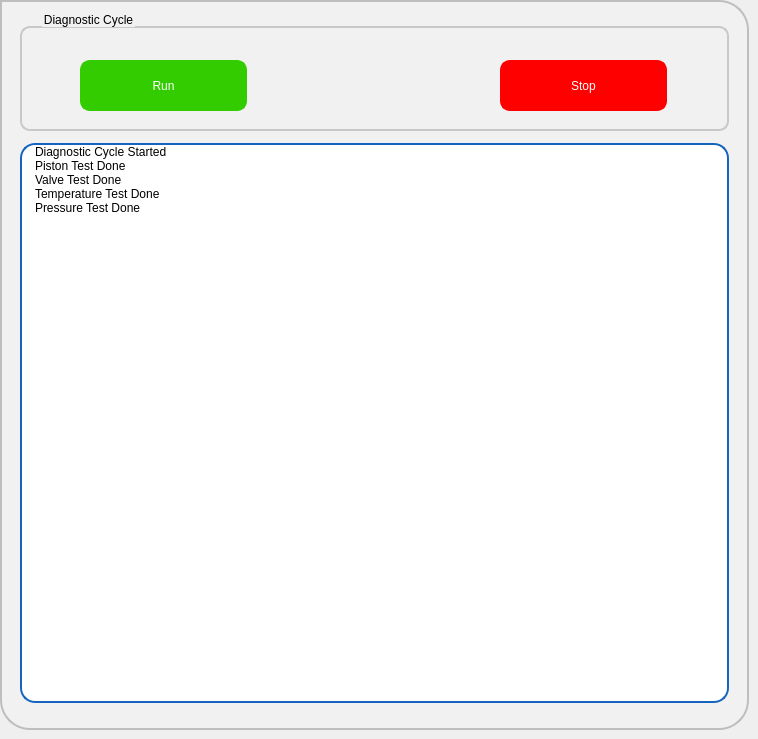
   <widget class="QWidget" name="tab_4">
    <attribute name="title">
     <string>Diagnostic</string>
    </attribute>
    <widget class="QFrame" name="frame_4">
     <property name="geometry">
      <rect>
       <x>0</x>
       <y>0</y>
       <width>749</width>
       <height>730</height>
      </rect>
     </property>
     <property name="styleSheet">
      <string notr="true">background-color: rgb(241, 241, 241);
	 border: 2px solid #C4C4C3;
    border-bottom-color: #C2C7CB; /* same as the pane color */
    border-bottom-left-radius: 30px;
border-bottom-right-radius: 30px;
    border-top-right-radius: 30px;
color: rgb(0, 0, 0);
font: 75 16pt &quot;Roboto Medium&quot;;
border-color:  rgb(190, 190, 190);



</string>
     </property>
     <property name="frameShape">
      <enum>QFrame::StyledPanel</enum>
     </property>
     <property name="frameShadow">
      <enum>QFrame::Raised</enum>
     </property>
     <widget class="QGroupBox" name="groupBox_3">
      <property name="geometry">
       <rect>
        <x>20</x>
        <y>10</y>
        <width>709</width>
        <height>121</height>
       </rect>
      </property>
      <property name="styleSheet">
       <string notr="true">QGroupBox {
    border: 2px solid  rgb(200, 200, 200);
    border-radius: 10px;
    margin-top: 16px; /* leave space at the top for the title */
    padding : 0px;

}

QGroupBox::title {
    subcontrol-origin: padding;
    subcontrol-position: top left ; /* position at the top center */
    left : 20px;
    top : -15px;
}</string>
      </property>
      <property name="title">
       <string>Diagnostic Cycle</string>
      </property>
      <widget class="QPushButton" name="pbRun">
       <property name="geometry">
        <rect>
         <x>60</x>
         <y>50</y>
         <width>167</width>
         <height>51</height>
        </rect>
       </property>
       <property name="focusPolicy">
        <enum>Qt::ClickFocus</enum>
       </property>
       <property name="styleSheet">
        <string notr="true">QPushButton{
background-color: rgb(51, 204, 0);
border-width: 2px;
border-color: rgb(51, 204, 0);
border-style: solid;
border-radius: 10;
color: rgb(255, 255, 255);
font: 75 16pt &quot;Roboto Medium&quot;;
}
QPushButton:disabled { 
background-color: rgb(204, 244, 198);
border-width: 2px;
border-color: rgb(127, 143, 127);
border-style: solid;
border-radius: 10;
color: rgb(0, 0, 0);
font: 75 16pt &quot;Roboto Medium&quot;;
}
QPushButton:pressed {
background-color: rgb(24, 163, 3);
border-width: 2px;
border-color: rgb(24, 163, 3);
border-style: solid;
border-radius: 10;
color: rgb(255, 255, 255);
font: 75 16pt &quot;Roboto Medium&quot;;
}
QPushButton:down {
background-color: rgb(24, 163, 3);
border-width: 2px;
border-color: rgb(24, 163, 3);
border-style: solid;
border-radius: 10;
color: rgb(0, 0, 0);
font: 75 16pt &quot;Roboto Medium&quot;;
}
QPushButton:default {
background-color: rgb(241, 241, 241);
border-width: 2px;
border-color: rgb(21, 100, 192);
border-style: solid;
border-radius: 10;
color: rgb(0, 0, 0);
font: 75 16pt &quot;Roboto Medium&quot;;
}
</string>
       </property>
       <property name="text">
        <string>Run</string>
       </property>
      </widget>
      <widget class="QPushButton" name="pbStop">
       <property name="geometry">
        <rect>
         <x>480</x>
         <y>50</y>
         <width>167</width>
         <height>51</height>
        </rect>
       </property>
       <property name="focusPolicy">
        <enum>Qt::ClickFocus</enum>
       </property>
       <property name="styleSheet">
        <string notr="true">QPushButton{
background-color: red;
border-width: 2px;
border-color: red;
border-style: solid;
border-radius: 10;
color: rgb(255, 255, 255);
font: 75 16pt &quot;Roboto Medium&quot;;
}
QPushButton:disabled { 
background-color: rgb(255, 174, 171);
border-width: 2px;
border-color: rgb(127, 143, 127);
border-style: solid;
border-radius: 10;
color: rgb(0, 0, 0);
font: 75 16pt &quot;Roboto Medium&quot;;
}
QPushButton:pressed {
background-color: rgb(194, 54, 11);
border-width: 2px;
border-color: rgb(194, 54, 11);
border-style: solid;
border-radius: 10;
color: rgb(255, 255, 255);
font: 75 16pt &quot;Roboto Medium&quot;;
}
QPushButton:down {
background-color: rgb(24, 163, 3);
border-width: 2px;
border-color: rgb(24, 163, 3);
border-style: solid;
border-radius: 10;
color: rgb(0, 0, 0);
font: 75 16pt &quot;Roboto Medium&quot;;
}
QPushButton:default {
background-color: rgb(241, 241, 241);
border-width: 2px;
border-color: rgb(21, 100, 192);
border-style: solid;
border-radius: 10;
color: rgb(0, 0, 0);
font: 75 16pt &quot;Roboto Medium&quot;;
}</string>
       </property>
       <property name="text">
        <string>Stop</string>
       </property>
      </widget>
     </widget>
     <widget class="QListWidget" name="lwStatus">
      <property name="geometry">
       <rect>
        <x>20</x>
        <y>143</y>
        <width>709</width>
        <height>560</height>
       </rect>
      </property>
      <property name="focusPolicy">
       <enum>Qt::ClickFocus</enum>
      </property>
      <property name="contextMenuPolicy">
       <enum>Qt::NoContextMenu</enum>
      </property>
      <property name="styleSheet">
       <string notr="true">QListWidget {
   border: 2px solid rgb(21, 100, 192);
   border-radius: 15px;
   background-color: rgb(255, 255, 255);
   color: rgb(0, 0, 0);
   font: 75 16pt &quot;Roboto Medium&quot;;
   /*border-bottom-right-radius: 15px;*/
  padding-left:10px;

}

QListWidget QAbstractItemView {
   border: 2px solid darkgray;
   font: 75 16pt &quot;Roboto Medium&quot;;
   border-radius: 15px;
   background-color: rgb(255, 255, 255);
}

QListWidget::item::selected {
 /*  background-color:  rgb(21, 100, 192);
   color:  rgb(255, 255, 255); */
   background-color: rgb(255, 255, 255);
   color: rgb(0, 0, 0);
}

QListWidget::item::hover {
/*
   background-color:  rgb(21, 100, 192);
   color:  rgb(255, 255, 255);
*/
   background-color: rgb(255, 255, 255);
   color: rgb(0, 0, 0);
}

/*  vertical */
QScrollBar:vertical {
     border: 0px solid  rgb(21, 100, 192);
     background:  rgb(230,230,230);
     width: 41px;
	 margin: 50px 0 50px 0;
     border-left: 2px solid  rgb(182, 182, 182);
     border-radius: 0px;
 }

 QScrollBar::handle:vertical {
     background:  rgb(182, 182, 182);
     min-height: 20px;
 }

 QScrollBar::add-line:vertical {
     border: 0px solid grey;
     background:  rgb(230,230,230);
     height: 50px;
     subcontrol-position: bottom;
     subcontrol-origin: margin;
 }

 QScrollBar::sub-line:vertical {
     border: 0px solid grey;
     background:  rgb(230,230,230);
     height: 50px;
     subcontrol-position: top;
     subcontrol-origin: margin;
 }

 QScrollBar::up-arrow:vertical {
     width: 41px;
     height: 50px;
     background-image: url(:/images/icons/cuparrow.png);
}

QScrollBar::down-arrow:vertical {
     width: 41px;
      height: 50px;
      background-image: url(:/images/icons/cdownarrow.png);
 }

 QScrollBar::add-page:vertical, QScrollBar::sub-page:vertical {
      background: none;
 }
</string>
      </property>
      <property name="verticalScrollBarPolicy">
       <enum>Qt::ScrollBarAsNeeded</enum>
      </property>
      <property name="horizontalScrollBarPolicy">
       <enum>Qt::ScrollBarAlwaysOff</enum>
      </property>
      <property name="isWrapping" stdset="0">
       <bool>false</bool>
      </property>
      <property name="wordWrap">
       <bool>false</bool>
      </property>
      <item>
       <property name="text">
        <string>Diagnostic Cycle Started</string>
       </property>
      </item>
      <item>
       <property name="text">
        <string>Piston Test Done</string>
       </property>
      </item>
      <item>
       <property name="text">
        <string>Valve Test Done</string>
       </property>
      </item>
      <item>
       <property name="text">
        <string>Temperature Test Done</string>
       </property>
      </item>
      <item>
       <property name="text">
        <string>Pressure Test Done</string>
       </property>
      </item>
     </widget>
    </widget>
   </widget>
